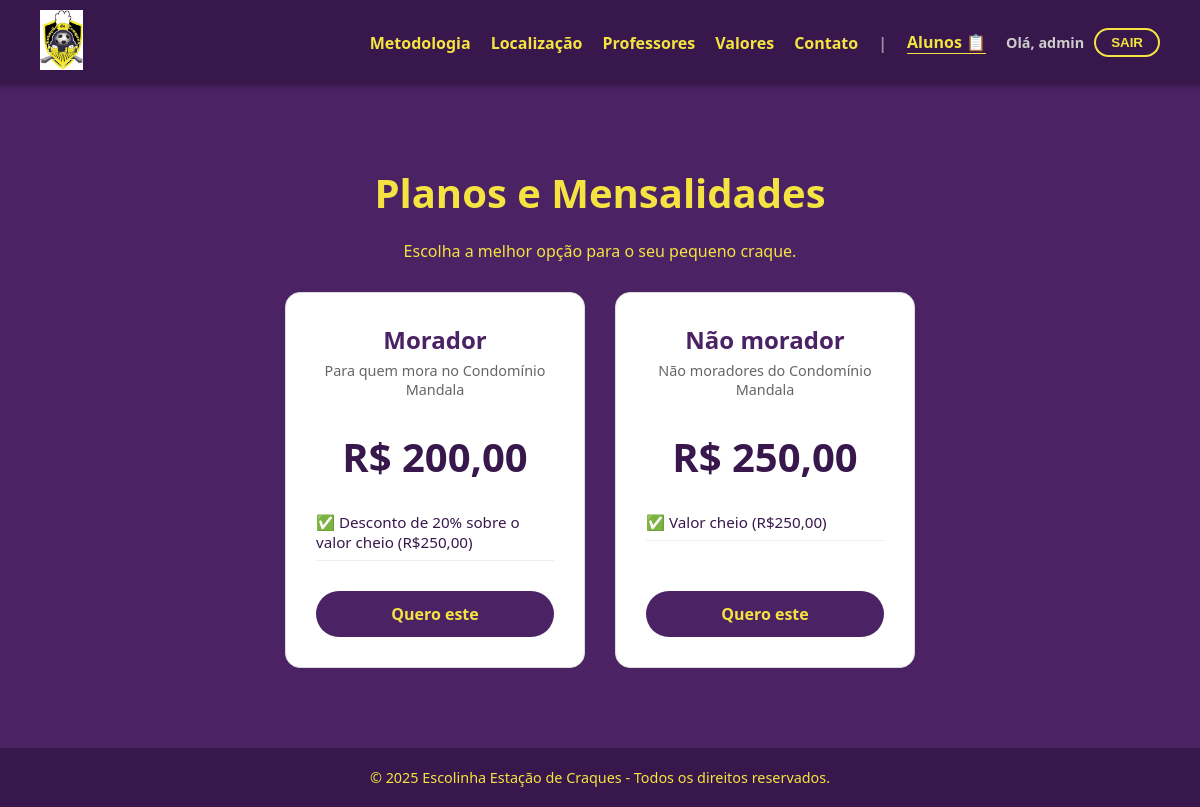
The app's page /valores/ (signed in) with its own data.
### escolinha/models.py (models this page shows, shortened)
class Plano(models.Model):
    titulo = models.CharField(max_length=100, help_text="Ex: Sócio Clube Mandala")
    subtitulo = models.CharField(max_length=100, help_text="Ex: Para quem já é sócio")
    preco = models.DecimalField(max_digits=6, decimal_places=2) # Ex: 150.00
    beneficios = models.TextField(help_text="Coloque um benefício por linha")
    def get_beneficios_list(self):
        return self.beneficios.split('\n')

### escolinha/views.py (the view)
# urls.py: path('valores/', valores, name='valores'),
def valores(request):
    lista_planos = Plano.objects.all()
    context = {'planos': lista_planos}
    return render(request, 'escolinha/valores.html', context)

### escolinha/templates/escolinha/valores.html (shortened to what this page needs)
{% extends 'escolinha/base.html' %}
{% load static %}
{% block content %}
<div class="box" style="background: transparent; border: none; max-width: 1000px;">
    <h1>Planos e Mensalidades</h1>
    <p>Escolha a melhor opção para o seu pequeno craque.</p>
    <div class="pricing-container">
        {% for plano in planos %}
        <div class="card-price">
            <h3 class="titulo-plano">{{ plano.titulo }}</h3>
            <p class="subtitulo">{{ plano.subtitulo }}</p>
            <div class="preco">
                R$ {{ plano.preco }}
            </div>
            <ul class="lista-beneficios">
                {% for beneficio in plano.get_beneficios_list %}
                    <li>✅ {{ beneficio }}</li>
                {% endfor %}
            </ul>
            <a href="https://wa.me/5521999999999?text=Olá, quero contratar o plano {{ plano.titulo }}" target="_blank" class="btn-plano">
                Quero este
            </a>
        </div>
        {% empty %}
            <p>Nenhum plano cadastrado.</p>
        {% endfor %}
    </div>
</div>
{% endblock %}

### escolinha/templates/escolinha/base.html (shortened to what this page needs)
{% load static %}
<!DOCTYPE html>
<html lang="pt-br">
<head>
</head>
<body>
    <header>
        <div class="logo-container">
            <a href="/">
                <img src="{% static 'escolinha/img/logoestacao2.jpg' %}" alt="Logo Escolinha">
            </a>
        </div>
        <nav class="nav-links">
            <a href="{% url 'metodologia' %}">Metodologia</a>
            <a href="https://www.google.com/maps/search/?api=1&query=Escola+de+Futebol+Estação+de+Craques+Barra+da+Tijuca" target="_blank">Localização</a>
            <a href="{% url 'professores' %}">Professores</a>
            <a href="{% url 'valores' %}">Valores</a>
            <a href="https://wa.me/5521995991357?text=Olá, gostaria de saber mais sobre a escolinha!" target="_blank" style="color: #F4E341;">
                Contato
            </a>
            {% if user.is_authenticated %}
                <span style="color: #fff; opacity: 0.5;">|</span>
                <a href="{% url 'lista_alunos' %}" style="border-bottom: 1px solid #F4E341;">
                    Alunos 📋
                </a>
                <div style="display: flex; align-items: center; gap: 10px;">
                    <span style="font-size: 0.9rem; color: #ccc;">Olá, {{ user.username }}</span>
                    <form action="{% url 'logout' %}" method="post" style="margin:0;">
                        <button type="submit" class="btn-logout">SAIR</button>
                    </form>
                </div>
            {% endif %}
        </nav>
    </header>
    <main>
        {% block content %}
        {% endblock %}
    </main>
    <footer>
        <p>© {% now "Y" %} Escolinha Estação de Craques - Todos os direitos reservados.</p>
    </footer>
</body>
</html>

### escolinha/templates/escolinha/base.html (style rules this page uses)
* { margin: 0; padding: 0; box-sizing: border-box; }
body { font-family: 'Segoe UI', Tahoma, Geneva, Verdana, sans-serif; background-color: #4B2264; color: #F4E341; display: flex; flex-direction: column; min-height: 100vh; }
a { text-decoration: none; color: #F4E341; transition: 0.3s; }
header { background-color: #38184C; padding: 10px 40px; display: flex; align-items: center; justify-content: space-between; box-shadow: 0 2px 5px rgba(0,0,0,0.2); }
.logo-container img { height: 60px; width: auto; }
.nav-links { display: flex; gap: 20px; align-items: center; font-weight: bold; }
.btn-logout { border: 2px solid #F4E341; padding: 5px 15px; border-radius: 20px; background: transparent; color: #F4E341; cursor: pointer; font-weight: bold; }
main { flex: 1; padding: 40px 20px; text-align: center; }
.box { border: 2px solid #F4E341; padding: 40px; margin: 0 auto; max-width: 800px; border-radius: 15px; background-color: rgba(255, 255, 255, 0.05); }
h1 { margin-bottom: 20px; font-size: 2.5rem; }
footer { background-color: #38184C; padding: 20px 40px; text-align: center; font-size: 0.9rem; margin-top: auto; position: relative; display: flex; justify-content: center; align-items: center; }

### escolinha/templates/escolinha/valores.html (style rules this page uses)
.pricing-container { display: flex; flex-wrap: wrap; justify-content: center; gap: 30px; margin-top: 30px; }
.card-price { background-color: #fff; color: #38184C; border-radius: 15px; width: 300px; padding: 30px; text-align: center; transition: transform 0.3s, box-shadow 0.3s; display: flex; flex-direction: column; border: 1px solid #ddd; }
.titulo-plano { color: #4B2264; font-size: 1.5rem; margin-bottom: 5px; font-weight: bold; }
.subtitulo { font-size: 0.9rem; color: #666; margin-bottom: 10px; }
.preco { font-size: 2.5rem; color: #38184C; font-weight: bold; margin: 20px 0; }
.lista-beneficios { list-style: none; padding: 0; margin-bottom: 30px; flex: 1; text-align: left; }
.lista-beneficios li { padding: 8px 0; border-bottom: 1px solid #eee; font-size: 0.95rem; }
.btn-plano { background-color: #4B2264; color: #F4E341; padding: 12px; border-radius: 25px; font-weight: bold; display: block; width: 100%; transition: 0.3s; }

### records on screen
Plano: titulo "Morador", subtitulo "Para quem mora no Condomínio Mandala", preco "200,00", get_beneficios_list "Desconto de 20% sobre o valor cheio (R$250,00)"
Plano: titulo "Não morador", subtitulo "Não moradores do Condomínio Mandala", preco "250,00", get_beneficios_list "Valor cheio (R$250,00)"

### other values on screen
{{ user.username }} "admin"
